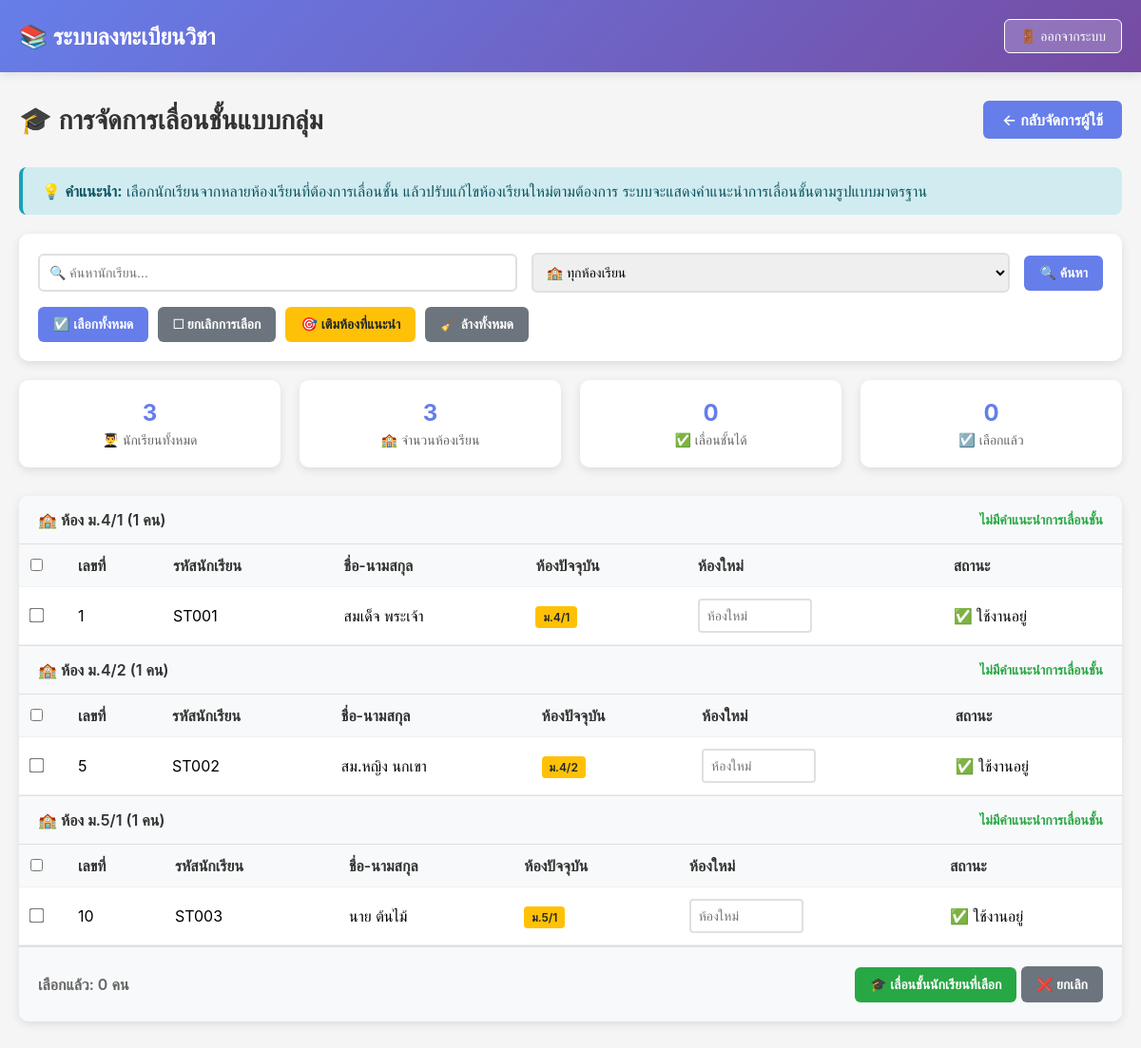
The page /admin/bulk-user-promotion.php (signed in) on the database its author committed.
### tables this page shows
CREATE TABLE users (
    id INT AUTO_INCREMENT PRIMARY KEY,
    student_id VARCHAR(50) UNIQUE NOT NULL,
    username VARCHAR(100) UNIQUE NOT NULL,
    password VARCHAR(255) NOT NULL,
    full_name VARCHAR(150) NOT NULL,
    class_room VARCHAR(50),
    class_number INT,
    email VARCHAR(100),
    role ENUM('student', 'admin') DEFAULT 'student',
    status ENUM('active', 'inactive') DEFAULT 'active',
    created_at TIMESTAMP DEFAULT CURRENT_TIMESTAMP,
    updated_at TIMESTAMP DEFAULT CURRENT_TIMESTAMP ON UPDATE CURRENT_TIMESTAMP,
    INDEX idx_student_id (student_id),
    INDEX idx_username (username),
    INDEX idx_role (role)
);

### admin/bulk-user-promotion.php (the view, shortened to what this page needs)
<?php
include '../config.php';
function promoteClassRoom($current_class) {
    return $current_class;
}
$search = $_GET['search'] ?? '';
$where_conditions = ["role = 'student'"];
$where_clause = 'WHERE ' . implode(' AND ', $where_conditions);
$query = "SELECT id, student_id, username, full_name, class_room, class_number, status, created_at
          FROM users $where_clause
          ORDER BY class_room, class_number";
$stmt = $conn->prepare($query);
$stmt->execute();
$students_result = $stmt->get_result();
$students = [];
while ($student = $students_result->fetch_assoc()) {
    $students[] = $student;
}
$students_by_class = [];
foreach ($students as $student) {
    $class = $student['class_room'] ?: 'ไม่ระบุ';
    if (!isset($students_by_class[$class])) {
        $students_by_class[$class] = [];
    }
    $students_by_class[$class][] = $student;
}
?>
<!DOCTYPE html>
<html lang="th">
<head>
</head>
<body>
    <div class="navbar">
        <div class="navbar-container">
            <div class="navbar-brand">📚 <?php echo SITE_NAME; ?></div>
            <a href="../logout.php" class="btn-logout">🚪 ออกจากระบบ</a>
        </div>
    </div>
    <div class="container">
        <div class="page-header">
            <h2>🎓 การจัดการเลื่อนชั้นแบบกลุ่ม</h2>
            <a href="users-management.php" class="btn-back">← กลับจัดการผู้ใช้</a>
        </div>
        <div class="alert alert-info">
            💡 <strong>คำแนะนำ:</strong> เลือกนักเรียนจากหลายห้องเรียนที่ต้องการเลื่อนชั้น แล้วปรับแก้ไขห้องเรียนใหม่ตามต้องการ
            ระบบจะแสดงคำแนะนำการเลื่อนชั้นตามรูปแบบมาตรฐาน
        </div>
        <div class="controls-section">
            <form method="GET" class="controls-row">
                <div class="search-box">
                    <input type="text" name="search" placeholder="🔍 ค้นหานักเรียน..." value="<?php echo htmlspecialchars($search); ?>">
                </div>
                <div class="search-box">
                    <select name="filter_class">
                        <option value="">🏫 ทุกห้องเรียน</option>
                    </select>
                </div>
                <button type="submit" class="btn btn-primary">🔍 ค้นหา</button>
            </form>
            <div class="action-buttons-top">
                <button type="button" onclick="selectAll()" class="btn btn-primary">☑️ เลือกทั้งหมด</button>
                <button type="button" onclick="selectNone()" class="btn btn-secondary">☐ ยกเลิกการเลือก</button>
                <button type="button" onclick="fillSuggestedClasses()" class="btn btn-warning">🎯 เติมห้องที่แนะนำ</button>
                <button type="button" onclick="clearAllClasses()" class="btn btn-secondary">🧹 ล้างทั้งหมด</button>
            </div>
        </div>
        <div class="stats-grid">
            <div class="stat-card">
                <div class="stat-value"><?php echo count($students); ?></div>
                <div class="stat-label">👨‍🎓 นักเรียนทั้งหมด</div>
            </div>
            <div class="stat-card">
                <div class="stat-value"><?php echo count($students_by_class); ?></div>
                <div class="stat-label">🏫 จำนวนห้องเรียน</div>
            </div>
            <div class="stat-card">
                <div class="stat-value">
                    <?php
                    $can_promote = 0;
                    echo $can_promote;
                    ?>
                </div>
                <div class="stat-label">✅ เลื่อนชั้นได้</div>
            </div>
            <div class="stat-card">
                <div class="stat-value"><span id="selectedCount">0</span></div>
                <div class="stat-label">☑️ เลือกแล้ว</div>
            </div>
        </div>
        <?php if (!empty($students_by_class)): ?>
            <form method="POST" id="promotionForm">
                <div class="students-container">
                    <?php foreach ($students_by_class as $class_name => $class_students): ?>
                        <div class="class-section">
                            <div class="class-header">
                                <div>
                                    🏫 ห้อง <?php echo htmlspecialchars($class_name); ?>
                                    (<?php echo count($class_students); ?> คน)
                                </div>
                                <div class="class-promotion-info">
                                    <?php
                                    $promoted_class = promoteClassRoom($class_name);
                                    if ($promoted_class && $promoted_class != $class_name): ?>
                                        → เลื่อนเป็น <strong><?php echo htmlspecialchars($promoted_class); ?></strong>
                                    <?php else: ?>
                                        ไม่มีคำแนะนำการเลื่อนชั้น
                                    <?php endif; ?>
                                </div>
                            </div>
                            <table class="students-table">
                                <thead>
                                    <tr>
                                        <th width="50">
                                            <input type="checkbox" class="class-select-all" onchange="toggleClass(this, '<?php echo $class_name; ?>')">
                                        </th>
                                        <th>เลขที่</th>
                                        <th>รหัสนักเรียน</th>
                                        <th>ชื่อ-นามสกุล</th>
                                        <th>ห้องปัจจุบัน</th>
                                        <th>ห้องใหม่</th>
                                        <th>สถานะ</th>
                                    </tr>
                                </thead>
                                <tbody>
                                    <?php foreach ($class_students as $student): ?>
                                        <tr>
                                            <td class="checkbox-cell">
                                                <input type="checkbox"
                                                       name="student_ids[]"
                                                       value="<?php echo $student['id']; ?>"
                                                       class="student-checkbox student-checkbox-<?php echo htmlspecialchars($class_name); ?>"
                                                       onchange="updateSelectedCount()">
                                            </td>
                                            <td><?php echo $student['class_number'] ?: '-'; ?></td>
                                            <td><?php echo htmlspecialchars($student['student_id']); ?></td>
                                            <td><?php echo htmlspecialchars($student['full_name']); ?></td>
                                            <td>
                                                <span class="class-current">
                                                    <?php echo htmlspecialchars($student['class_room'] ?: 'ไม่ระบุ'); ?>
                                                </span>
                                            </td>
                                            <td>
                                                <input type="text"
                                                       name="new_classes[<?php echo $student['id']; ?>]"
                                                       class="class-input new-class-input"
                                                       placeholder="ห้องใหม่"
                                                       data-student-id="<?php echo $student['id']; ?>">
                                            </td>
                                            <td>
                                                <span class="status-badge status-<?php echo $student['status']; ?>">
                                                    <?php echo $student['status'] == 'active' ? '✅ ใช้งานอยู่' : '⛔ ปิดใช้งาน'; ?>
                                                </span>
                                            </td>
                                        </tr>
                                    <?php endforeach; ?>
                                </tbody>
                            </table>
                        </div>
                    <?php endforeach; ?>
                    <div class="form-actions">
                        <div class="selected-info">
                            เลือกแล้ว: <span id="selectedCountDisplay">0</span> คน
                        </div>
                        <div>
                            <button type="submit" class="btn btn-success" onclick="return confirmPromotion()">
                                🎓 เลื่อนชั้นนักเรียนที่เลือก
                            </button>
                            <a href="users-management.php" class="btn btn-secondary">
                                ❌ ยกเลิก
                            </a>
                        </div>
                    </div>
                </div>
            </form>
        <?php endif; ?>
    </div>
</body>
</html>

### admin/bulk-user-promotion.php (style rules this page uses)
* { margin: 0; padding: 0; box-sizing: border-box; }
body { font-family: -apple-system, BlinkMacSystemFont, 'Segoe UI', Roboto, sans-serif; background: #f5f5f5; }
.navbar { background: linear-gradient(135deg, #667eea 0%, #764ba2 100%); color: white; padding: 20px 0; box-shadow: 0 2px 10px rgba(0,0,0,0.1); }
.navbar-container { max-width: 1200px; margin: 0 auto; padding: 0 20px; display: flex; justify-content: space-between; align-items: center; }
.navbar-brand { font-size: 24px; font-weight: 700; }
.btn-logout { padding: 8px 16px; background: rgba(255,255,255,0.2); color: white; border: 1px solid white; border-radius: 6px; text-decoration: none; font-size: 14px; transition: all 0.3s; }
.container { max-width: 1200px; margin: 30px auto; padding: 0 20px; }
.page-header { display: flex; justify-content: space-between; align-items: center; margin-bottom: 30px; flex-wrap: wrap; gap: 15px; }
.page-header h2 { font-size: 28px; color: #333; }
.btn-back { padding: 10px 20px; background: #667eea; color: white; text-decoration: none; border-radius: 6px; font-weight: 600; transition: all 0.3s; }
.controls-section { background: white; padding: 20px; border-radius: 10px; box-shadow: 0 3px 10px rgba(0,0,0,0.1); margin-bottom: 20px; }
.controls-row { display: flex; gap: 15px; align-items: center; flex-wrap: wrap; margin-bottom: 15px; }
.search-box { flex: 1; min-width: 200px; }
.search-box input, .search-box select { width: 100%; padding: 10px; border: 2px solid #e0e0e0; border-radius: 6px; font-size: 14px; }
.action-buttons-top { display: flex; gap: 10px; flex-wrap: wrap; }
.alert { padding: 15px 20px; margin-bottom: 20px; border-radius: 8px; border-left: 4px solid; }
.alert-info { background: #d1ecf1; color: #0c5460; border-left-color: #17a2b8; }
.btn { padding: 10px 16px; border: none; border-radius: 6px; font-size: 14px; font-weight: 600; cursor: pointer; text-decoration: none; transition: all 0.3s; display: inline-flex; align-items: center; gap: 8px; }
.btn-primary { background: #667eea; color: white; }
.btn-success { background: #28a745; color: white; }
.btn-secondary { background: #6c757d; color: white; }
.btn-warning { background: #ffc107; color: #212529; }
.stats-grid { display: grid; grid-template-columns: repeat(auto-fit, minmax(200px, 1fr)); gap: 20px; margin-bottom: 30px; }
.stat-card { background: white; padding: 20px; border-radius: 10px; box-shadow: 0 3px 10px rgba(0,0,0,0.1); text-align: center; }
.stat-value { font-size: 24px; font-weight: 700; color: #667eea; margin-bottom: 5px; }
.stat-label { color: #666; font-size: 14px; }
.students-container { background: white; border-radius: 10px; box-shadow: 0 3px 10px rgba(0,0,0,0.1); overflow: hidden; }
.class-section { border-bottom: 1px solid #e0e0e0; }
.class-header { background: #f8f9fa; padding: 15px 20px; font-weight: 600; color: #333; border-bottom: 1px solid #e0e0e0; display: flex; justify-content: space-between; align-items: center; }
.class-promotion-info { color: #28a745; font-size: 14px; }
.students-table { width: 100%; border-collapse: collapse; }
.students-table th, .students-table td { padding: 12px; text-align: left; border-bottom: 1px solid #f0f0f0; }
.students-table th { background: #f8f9fa; font-weight: 600; color: #333; }
.class-input { width: 120px; padding: 8px; border: 2px solid #e0e0e0; border-radius: 4px; font-size: 14px; }
.class-current { padding: 4px 8px; background: #ffc107; color: #212529; border-radius: 4px; font-weight: 600; font-size: 12px; }
.checkbox-cell { text-align: center; }
.checkbox-cell input[type="checkbox"] { transform: scale(1.2); }
.form-actions { background: #f8f9fa; padding: 20px; border-top: 1px solid #e0e0e0; display: flex; justify-content: space-between; align-items: center; flex-wrap: wrap; gap: 15px; }
.selected-info { color: #666; font-weight: 600; }

### rows shown on the page
users: class_number "1", student "ST001", full_name "สมเด็จ พระเจ้า", class_room "ม.4/1", status "✅ ใช้งานอยู่"
users: class_number "5", student "ST002", full_name "สม.หญิง นกเขา", class_room "ม.4/2", status "✅ ใช้งานอยู่"
users: class_number "10", student "ST003", full_name "นาย ต้นไม้", class_room "ม.5/1", status "✅ ใช้งานอยู่"

### other values the page prints
SITE_NAME "ระบบลงทะเบียนวิชา"
count($students) "3"
count($students_by_class) "3"
$can_promote "0"
$class_name "ม.4/1"
count($class_students) "1"
$class_name "ม.4/2"
$class_name "ม.5/1"
